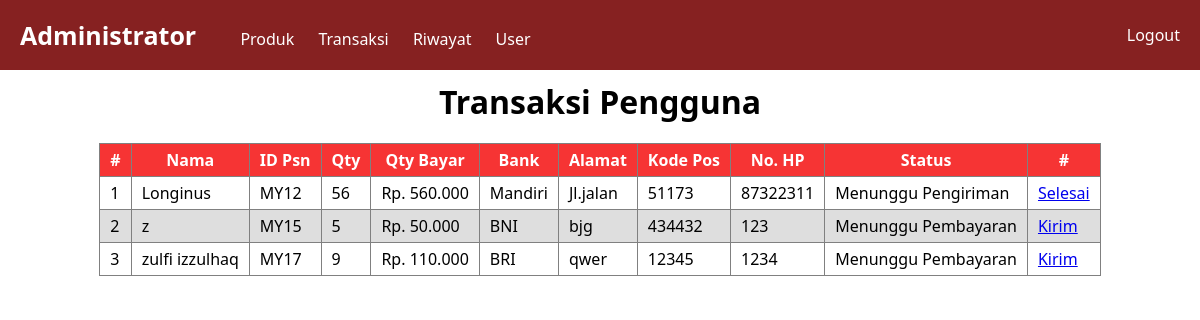
/admin/index.php?id=transaksi (signed in), run on the app's committed database.
### tables this page shows
CREATE TABLE `pembayaran` (
  `id_pembayaran` int(11) NOT NULL,
  `id_user` int(11) NOT NULL,
  `alamat` varchar(250) NOT NULL,
  `kode_pos` int(11) NOT NULL,
  `total_pesan` int(11) NOT NULL,
  `total_bayar` int(11) NOT NULL,
  `metode_bayar` varchar(50) NOT NULL,
  `status_pesan` varchar(150) NOT NULL,
  `tanggal_bayar` date NOT NULL
);

CREATE TABLE `user` (
  `id_user` int(11) NOT NULL,
  `nama_user` varchar(50) NOT NULL,
  `username` varchar(20) NOT NULL,
  `email_user` varchar(50) NOT NULL,
  `passwd_user` varchar(50) NOT NULL,
  `nohp_user` int(11) NOT NULL
);

### admin/pages/transaksi.php (the view, shortened to what this page needs)
<?php
$sql = "SELECT user.nama_user, user.nohp_user, pembayaran.* FROM user, pembayaran WHERE user.id_user=pembayaran.id_user AND pembayaran.status_pesan!='Selesai'";
$ambil = mysqli_query($konek, $sql);
 ?>
  <div class="transaksi">
    <h1>Transaksi Pengguna</h1>
    <table>
      <tr>
        <th>#</th>
        <th>Nama</th>
        <th>ID Psn</th>
        <th>Qty</th>
        <th>Qty Bayar</th>
        <th>Bank</th>
        <th>Alamat</th>
        <th>Kode Pos</th>
        <th>No. HP</th>
        <th>Status</th>
        <th>#</th>
      </tr>
      <?php
      $no = 1;
      while ($data = mysqli_fetch_array($ambil)) {
       ?>
      <tr>
        <td><?= $no; ?></td>
        <td><?= $data['nama_user']; ?></td>
        <td>MY<?= $data['id_pembayaran']; ?></td>
        <td><?= $data['total_pesan']; ?></td>
        <td>Rp. <?= number_format($data['total_bayar'], 0, ',', '.'); ?></td>
        <td><?= $data['metode_bayar']; ?></td>
        <td><?= $data['alamat']; ?></td>
        <td><?= $data['kode_pos']; ?></td>
        <td><?= $data['nohp_user']; ?></td>
        <td><?= $data['status_pesan']; ?></td>
        <td>
          <?php
          $idPmbyrn = $data['id_pembayaran'];
            if ($data['status_pesan'] == "Menunggu Pembayaran") {
              echo "<a href='pages/trankirim.php?id=$idPmbyrn'>Kirim</a>";
            }
            if ($data['status_pesan'] == "Menunggu Pengiriman") {
              echo "<a href='pages/transelesai.php?id=$idPmbyrn'>Selesai</a>";
            }
          ?>
        </td>
      </tr>
      <?php
      $no++;
      }
       ?>
    </table>
  </div>

### admin/__/css/style.css (style rules this page uses)
* { margin: 0; padding: 0; font-family: "Segoe UI"; }
html, body { width: 100%; height: 100%; }
.transaksi { width: 100%; display: flex; align-items: center; justify-content: center; flex-direction: column; }
.transaksi h1, .transaksi h4 { text-align: center; margin: 10px; }
.transaksi table { border-collapse: collapse; margin: 10px; }
.transaksi table tr:nth-child(odd) { background-color: #dedede; }
.transaksi table tr th { background-color: #f63434; color: white; }
.transaksi table tr th, .transaksi table tr td { border: 1px solid grey; padding: 5px 10px; }

### data on the page
pembayaran: id_user.nama_user "Longinus", id_pembayaran "12", total_pesan "56", total_bayar "560.000", metode_bayar "Mandiri", alamat "Jl.jalan", kode_pos "51173", id_user.nohp_user "87322311", status_pesan "Menunggu Pengiriman"
pembayaran: id_user.nama_user "z", id_pembayaran "15", total_pesan "5", total_bayar "50.000", metode_bayar "BNI", alamat "bjg", kode_pos "434432", id_user.nohp_user "123", status_pesan "Menunggu Pembayaran"
pembayaran: id_user.nama_user "zulfi izzulhaq", id_pembayaran "17", total_pesan "9", total_bayar "110.000", metode_bayar "BRI", alamat "qwer", kode_pos "12345", id_user.nohp_user "1234", status_pesan "Menunggu Pembayaran"
